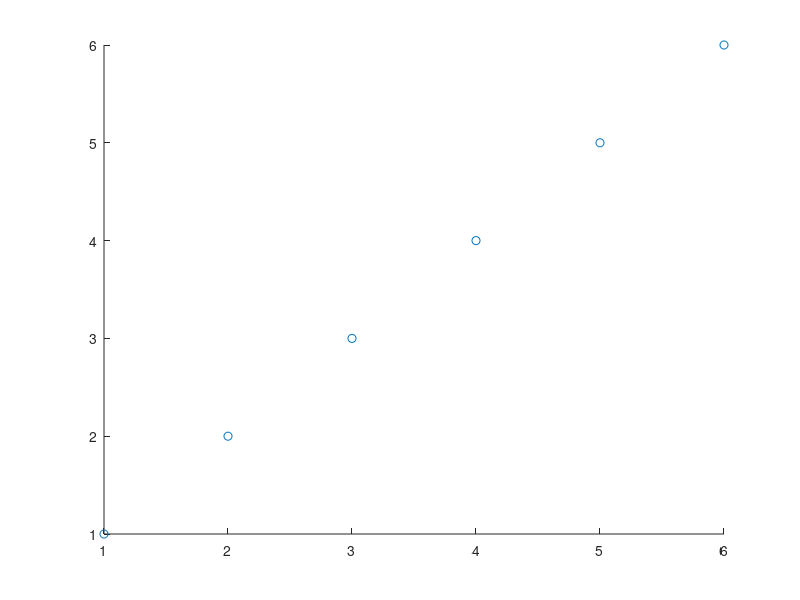

Reproduce this figure in MATLAB.
function PlotHB()
    data = {{};{}};
    disp(data);
    x = {1 2 3 4};
    y = {1 2 3 4};
    data{1} = [data{1}, x];
    data{2} = [data{2}, y];
    x = {5 6};
    y = {5 6};
    data{1} = [data{1}, x];
    data{2} = [data{2}, y];
    
    xP =[];
    yP =[];
    xP = cell2mat(data{1,:});
    yP = cell2mat(data{2,:});
    scatter(xP, yP);
%     figure(1)
%     cellfun(@(x) scatter(x(1,:), x(2,:)), data);
%     grid
end

